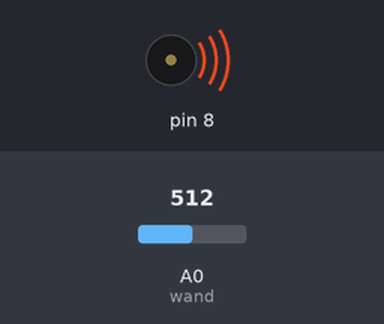
This sketch was run on a simulated Arduino Uno, built with avr-gcc and run on an emulated ATmega328P. Shown: buzzer (waves = sounding). Inputs (shaded band) come from the test bench; at power-on: A0 (wand) = 512. What the sketch prints to the serial monitor is not drawn.

Above: at 1.2 s.
1.3 s: A0 (wand) set to 0
At 2.5 s:
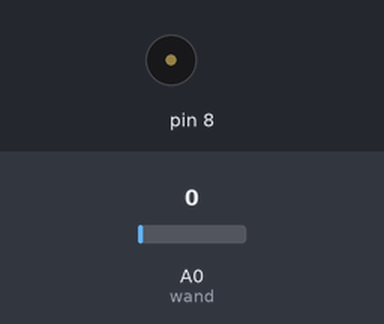
2.8 s: A0 (wand) set to 122
At 3.9 s:
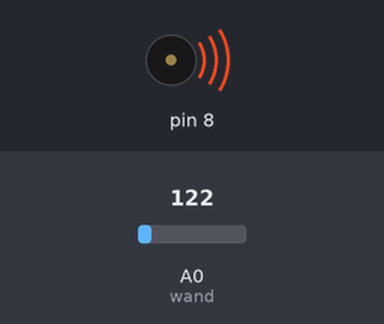
Timing chart, 0 to 5.8 s (numbered marks = the images above; inputs shaded):
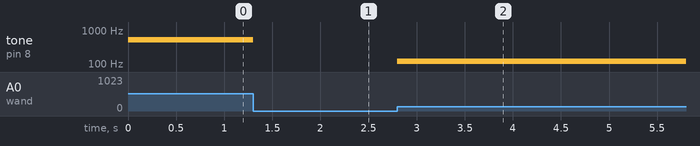

Measured:
- after the input at 1.3 s, tone on pin 8: 512 Hz → silent at once
- after the input at 2.8 s, tone on pin 8: silent → 122 Hz at once

The sketch:

variable_tones_using_flex_sensor.ino
```cpp
int note = 0;
const int wand = A0;


void setup() {
  Serial.begin(9600);
}

void loop() {
  int value = analogRead(wand);
  tone(8, value);
  Serial.print(value);


}
```
